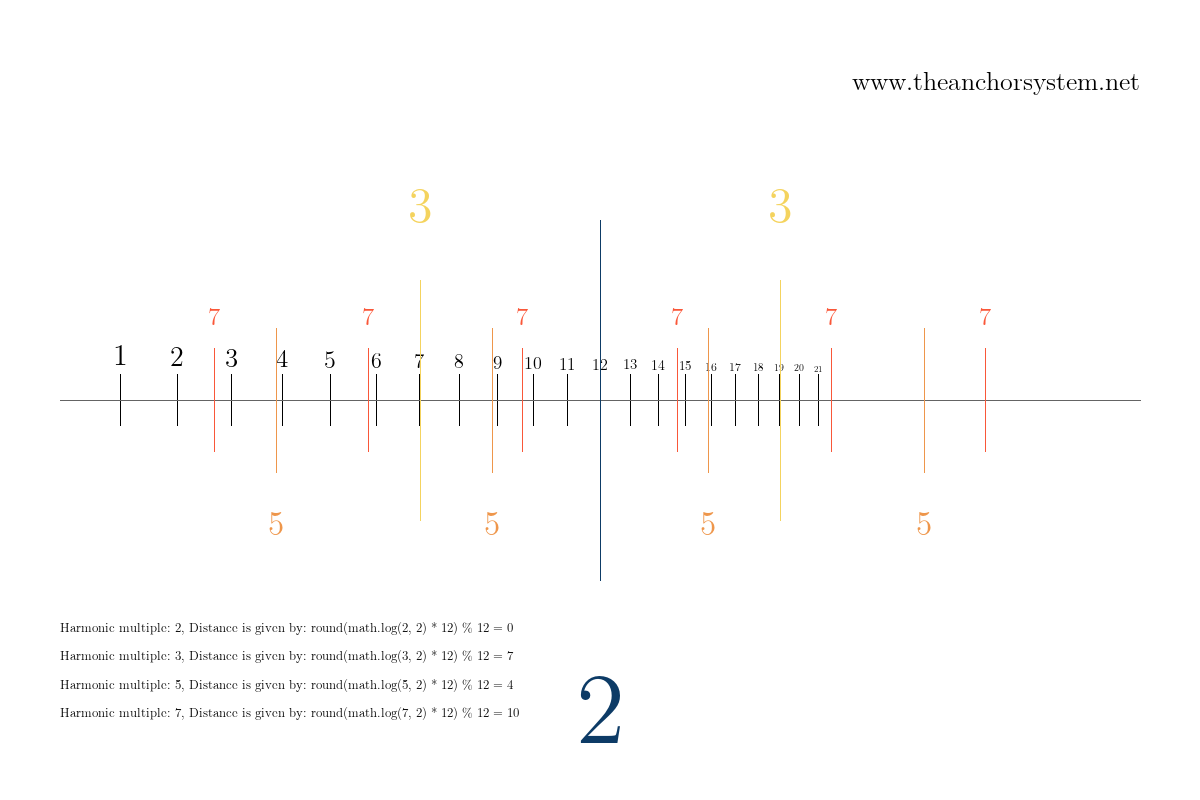

Generate this figure with Python:
import pygame
import random
import math

pygame.init()

SCREEN_RATIO = 2/3

WINDOW_WIDTH = 1200
WINDOW_HEIGHT = WINDOW_WIDTH * SCREEN_RATIO

# THEME = "DARK"
THEME = "LIGHT"

BLACK = (0, 0, 0)
GRAY = (100, 100, 100)
WHITE = (255, 255, 255)

HARMONIC_COLORS = [
    (13, 59, 102),
    (244, 211, 94),
    (238, 150, 75),
    (249, 87, 57),
]

if THEME == "DARK":
    BACKGROUND_COLOR = BLACK
    FRET_COLOR = WHITE
else:
    FRET_COLOR = BLACK
    BACKGROUND_COLOR = WHITE


SCREEN = pygame.display.set_mode((WINDOW_WIDTH, WINDOW_HEIGHT))

BASE_STRINGS = [(4 + i * 5) % 12 for i in range(6)]

HARMONICS = [2, 3, 5, 7]

NUM_FRETS = 21

STRING_LENGTH = WINDOW_WIDTH * 0.90
REST_OF_SCREEN = WINDOW_WIDTH - STRING_LENGTH
PADDING = REST_OF_SCREEN / 2
STRING_LOC_Y = WINDOW_HEIGHT / 2

HARMONIC_MARK_HEIGHT = STRING_LENGTH / 3
FRET_MARK_HEIGHT = HARMONIC_MARK_HEIGHT / (max(HARMONICS) * 2)

HARMONIC_TEXT_OFFSET = HARMONIC_MARK_HEIGHT / 1.5
FRET_TEXT_OFFSET = FRET_MARK_HEIGHT



def draw_frets():
    current_string_length = STRING_LENGTH
    current_position = PADDING

    for i in range(NUM_FRETS):

        fret_length = current_string_length - current_string_length / (2 ** (1/12))

        current_position += fret_length

        pygame.draw.line(SCREEN, FRET_COLOR, (current_position, STRING_LOC_Y + FRET_MARK_HEIGHT), (current_position, STRING_LOC_Y - FRET_MARK_HEIGHT))

        font = pygame.font.SysFont("latinmodernroman", int(fret_length / 2))
        text = font.render(str(i + 1), True, FRET_COLOR)
        text_rect = text.get_rect(
            midbottom=(current_position, STRING_LOC_Y - FRET_TEXT_OFFSET))
        SCREEN.blit(text, text_rect)

        current_string_length = current_string_length / (2 ** (1/12))


def draw_watermark():

    watermark_message = "www.theanchorsystem.net"

    font = pygame.font.SysFont("latinmodernroman", int((WINDOW_WIDTH/2)/ len(watermark_message)))
    text = font.render(watermark_message, True, FRET_COLOR)
    text_rect = text.get_rect(
        center=(WINDOW_WIDTH - (text.get_width()/2 + PADDING),  text.get_height()/2 + PADDING)
    )
    SCREEN.blit(text, text_rect)


def draw_harmonic_information():
    for i, n in enumerate(HARMONICS[::-1]):
        s = f"Harmonic multiple: {n}, Distance is given by: round(math.log({n}, 2) * 12) % 12 = {round(math.log(n, 2) * 12) % 12}"

        font = pygame.font.SysFont("latinmodernroman", int((WINDOW_WIDTH/2)/45))
        text = font.render(s, True, FRET_COLOR)
        text_rect = text.get_rect(
            center=((text.get_width()/2 + PADDING), WINDOW_HEIGHT - (text.get_height() * 1.5 * (i + 1) +  + PADDING))
        )
        SCREEN.blit(text, text_rect)


def draw_harmonics():

    pygame.draw.line(SCREEN, GRAY, (PADDING, STRING_LOC_Y), (PADDING + STRING_LENGTH, STRING_LOC_Y))

    for j, harmonic in enumerate(HARMONICS):

        COLOR = HARMONIC_COLORS[j % len(HARMONIC_COLORS)]

        for i in range(1, harmonic):
            string_percentage = i / harmonic
            real_position = PADDING + string_percentage * STRING_LENGTH
            harmonic_scale_factor = 1 / harmonic
            enumerate_scale_factor = 1 / (j + 1)
            pygame.draw.line(SCREEN, COLOR, (real_position, STRING_LOC_Y + HARMONIC_MARK_HEIGHT * harmonic_scale_factor),
                             (real_position, STRING_LOC_Y - HARMONIC_MARK_HEIGHT * harmonic_scale_factor))

            font = pygame.font.SysFont("latinmodernroman", round(100 * enumerate_scale_factor))
            text = font.render(str(harmonic), True, COLOR)
            text_rect = text.get_rect(
                center=(real_position, STRING_LOC_Y + ((-1) ** (j % 2)) * ((HARMONIC_MARK_HEIGHT + HARMONIC_TEXT_OFFSET) * harmonic_scale_factor)))
            SCREEN.blit(text, text_rect)


def draw():
    SCREEN.fill(BACKGROUND_COLOR)

    draw_frets()
    draw_harmonics()
    draw_harmonic_information()
    draw_watermark()

    pygame.display.flip()

draw()

running = True
while running:
    for event in pygame.event.get():
        if event.type == pygame.QUIT:
            running = False


pygame.image.save(SCREEN, "harmonics.png")
pygame.quit()
